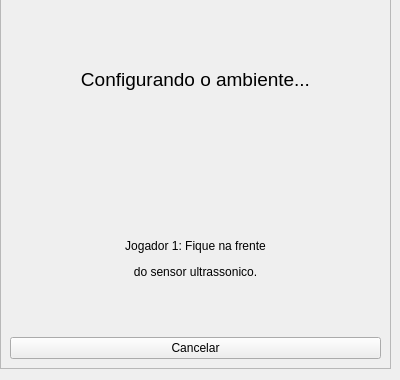
      <widget class="QWidget" name="configuracao1">
       <widget class="QFrame" name="frame_7">
        <property name="geometry">
         <rect>
          <x>0</x>
          <y>-2</y>
          <width>391</width>
          <height>371</height>
         </rect>
        </property>
        <property name="frameShape">
         <enum>QFrame::StyledPanel</enum>
        </property>
        <property name="frameShadow">
         <enum>QFrame::Raised</enum>
        </property>
        <layout class="QVBoxLayout" name="verticalLayout_7">
         <item>
          <widget class="QLabel" name="label_6">
           <property name="text">
            <string>&lt;html&gt;&lt;head/&gt;&lt;body&gt;&lt;p align=&quot;center&quot;&gt;&lt;span style=&quot; font-size:14pt;&quot;&gt;Configurando o ambiente...&lt;/span&gt;&lt;/p&gt;&lt;/body&gt;&lt;/html&gt;</string>
           </property>
          </widget>
         </item>
         <item>
          <spacer name="verticalSpacer">
           <property name="orientation">
            <enum>Qt::Vertical</enum>
           </property>
           <property name="sizeType">
            <enum>QSizePolicy::Maximum</enum>
           </property>
           <property name="sizeHint" stdset="0">
            <size>
             <width>20</width>
             <height>30</height>
            </size>
           </property>
          </spacer>
         </item>
         <item>
          <widget class="QLabel" name="label_7">
           <property name="text">
            <string>&lt;html&gt;&lt;head/&gt;&lt;body&gt;&lt;p align=&quot;center&quot;&gt;Jogador 1: Fique na frente&lt;/p&gt;&lt;p align=&quot;center&quot;&gt;do sensor ultrassonico.&lt;/p&gt;&lt;/body&gt;&lt;/html&gt;</string>
           </property>
          </widget>
         </item>
         <item>
          <widget class="QPushButton" name="cancelar_conf1">
           <property name="text">
            <string>Cancelar</string>
           </property>
          </widget>
         </item>
        </layout>
       </widget>
      </widget>
